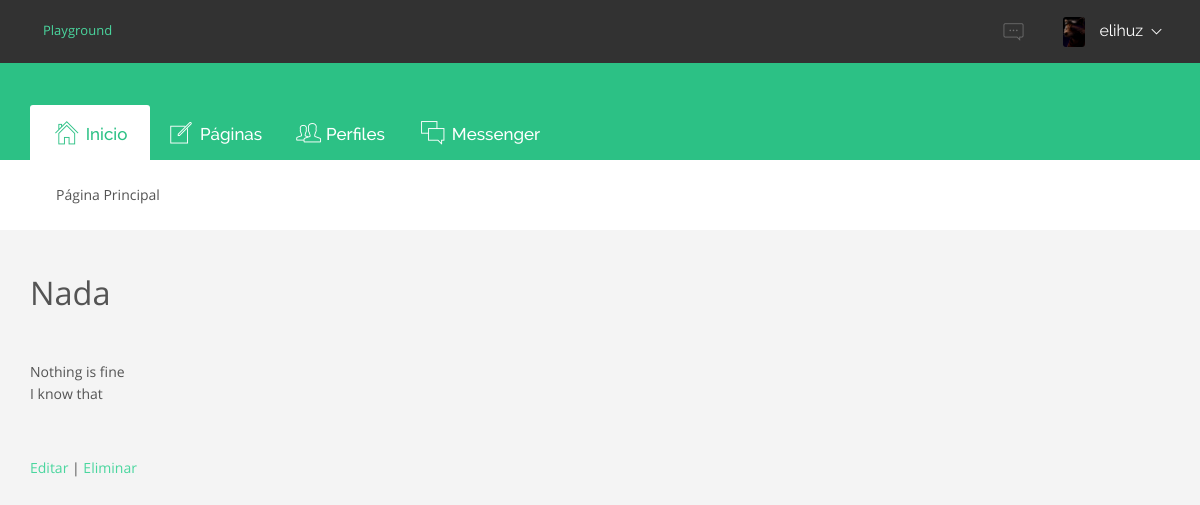
Page /page/nada (signed in) on the earlier database version.
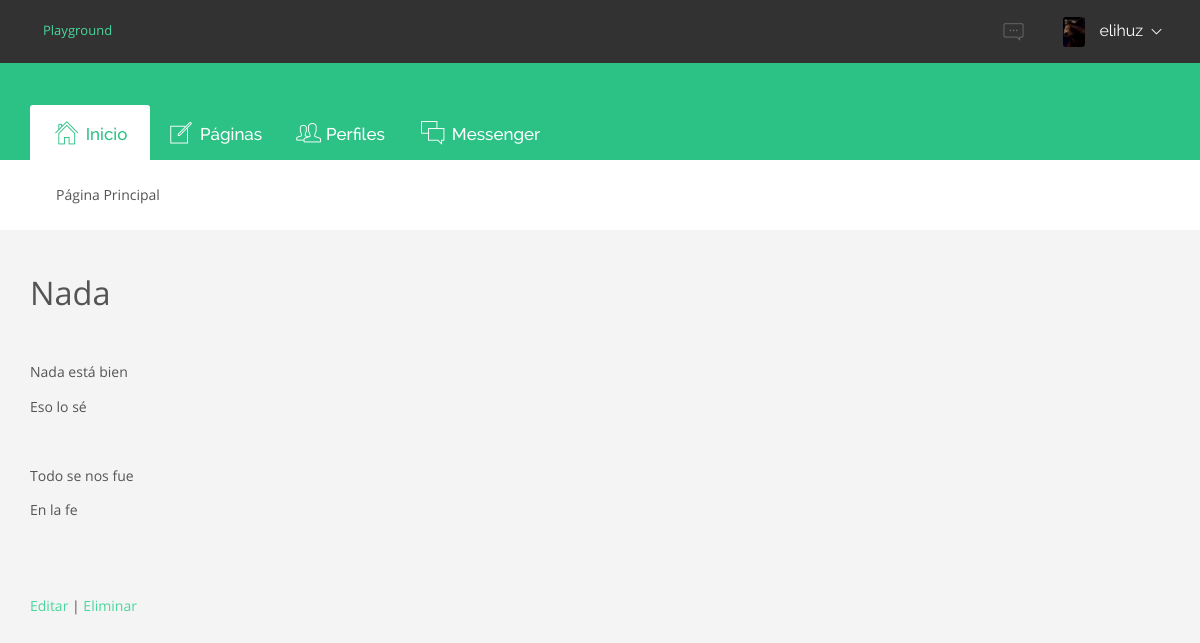
Same page on the later database version.
### pages/models.py (models this page shows, shortened)
class Page(models.Model):
    title = models.CharField(verbose_name="Título", max_length=200, unique=True)
    content = RichTextField(verbose_name="Contenido")
    slug = models.SlugField()
    order = models.SmallIntegerField(verbose_name="Orden", default=0)
    created = models.DateTimeField(auto_now_add=True, verbose_name="Fecha de creación")
    updated = models.DateTimeField(auto_now=True, verbose_name="Fecha de edición")
    class Meta:
        verbose_name = "página"
        verbose_name_plural = "páginas"
        ordering = ['order', 'title']

### pages/views.py (the view)
# urls.py: path('page/<slug:slug>', PageDetailView.as_view(), name='page'),
class PageDetailView(DetailView):
    model = Page

### pages/templates/pages/page_detail.html (shortened to what this page needs)
{% extends 'includes/index.html' %}
{% block content %}
                <h1>{{ page.title }}</h1>
                <br><br>
                {{ page.content|safe }}
                {% if request.user.is_staff %}
                    <br><br>
                    <p><a href="{% url 'pages:update' page.id %}" rel="nofollow, noindex">Editar</a> | <a href="{% url 'pages:delete' page.id %}" rel="nofollow, noindex">Eliminar</a></p>
                {% endif %}
{% endblock %}

Differences in the rows shown:
changed Page "Nada": content "Nothing is fine I know that" → "Nada está bien Eso lo sé Todo se nos fue En la fe"
